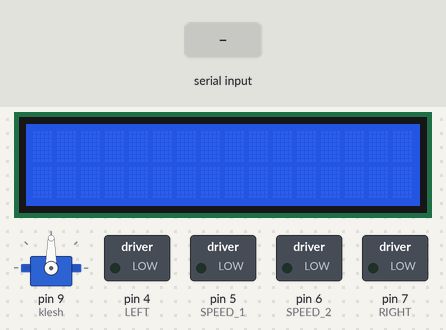
Recording of a sketch running on a simulated Arduino Uno, built with avr-gcc and run on an emulated ATmega328P. Shown: 16×2 character LCD, servo, switched loads named in the sketch (green lamp = pin HIGH). The inputs (shaded band) are chosen by the test bench. What the sketch prints to the serial monitor is not drawn.

Above: at 1.2 s.
1.3 s: "l" received over Serial
At 2.1 s:
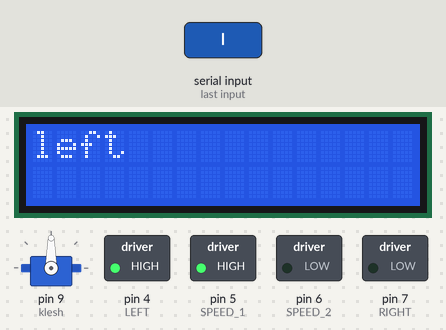
2.8 s: "r" received over Serial
At 3.3 s:
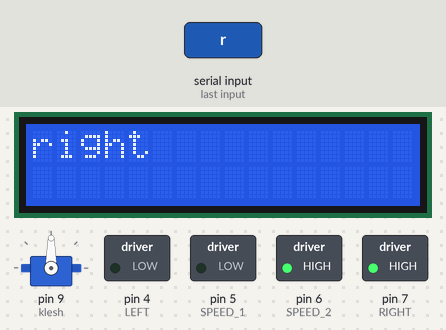
4.3 s: "f" received over Serial
At 5.4 s:
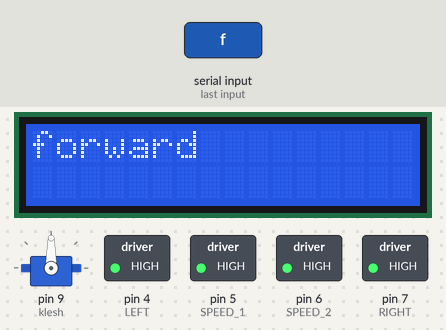
5.8 s: "b" received over Serial
At 6.6 s:
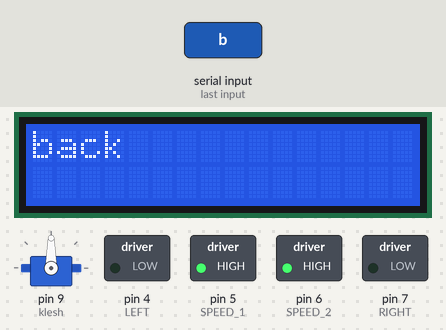
7.3 s: "o" received over Serial
At 7.7 s:
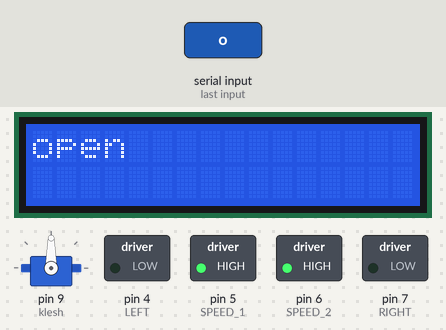
8.9 s: "c" received over Serial
At 10.1 s:
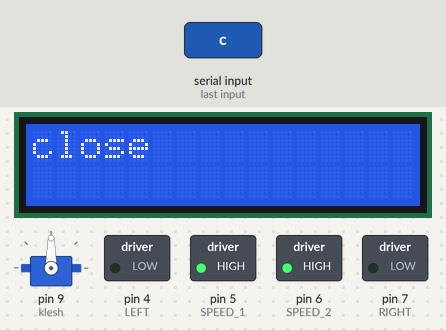
Timing chart, 0 to 11.5 s (numbered marks = the images above; inputs shaded):
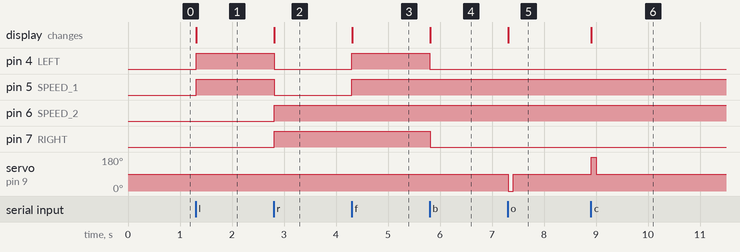

Measured:
- after the input at 1.3 s, pin 4 (LEFT), pin 5 (SPEED_1): LOW → HIGH at once; the display: changes at once (image 1)
- after the input at 2.8 s, pin 4 (LEFT), pin 5 (SPEED_1): HIGH → LOW at once; pin 6 (SPEED_2), pin 7 (RIGHT): LOW → HIGH at once; the display: changes at once (image 2)
- after the input at 4.3 s, pin 4 (LEFT), pin 5 (SPEED_1): LOW → HIGH at once; the display: changes at once (image 3)
- after the input at 5.8 s, pin 4 (LEFT), pin 7 (RIGHT): HIGH → LOW at once; the display: changes at once (image 4)
- after the input at 7.3 s, servo on pin 9 (klesh): 90° → 0° at once, → 90° 0.10 s later; the display: changes at once (image 5)
- after the input at 8.9 s, servo on pin 9 (klesh): 90° → 180° at once, → 90° 0.10 s later; the display: changes at once (image 6)

The sketch:

PM_HVAT_lcd.ino
```cpp
#include <Servo.h>
#include <LiquidCrystal.h>
char Command = 'S';


#define SPEED_1      5
#define LEFT       4
#define SPEED_2      6
#define RIGHT        7

Servo klesh;
//экран
constexpr uint8_t PIN_RS = 10;
constexpr uint8_t PIN_EN = 11;
constexpr uint8_t PIN_DB4 = 12;
constexpr uint8_t PIN_DB5 = 13;
constexpr uint8_t PIN_DB6 = A0;
constexpr uint8_t PIN_DB7 = 8;
LiquidCrystal lcd(PIN_RS, PIN_EN, PIN_DB4, PIN_DB5, PIN_DB6, PIN_DB7);
void setup() {
  //экран
  lcd.begin(16, 2);
  lcd.setCursor(0, 0);

 for (int i = 4; i < 8; i++) {
    pinMode(i, OUTPUT);
  }
Serial.begin(9600);
klesh.attach(9);
}

void loop() {
Serial.println("Hello");
 Command = Serial.read();
if(Command == 'l'){
  lcd.command(0b101010);
  lcd.clear();
  lcd.print("left");
  digitalWrite(RIGHT, LOW);
  analogWrite(SPEED_2, 0);
  Serial.println("Motor 1");
  digitalWrite(LEFT, HIGH);
  analogWrite(SPEED_1, 255);
  delay(50);
  Command = 't';
}

if (Command =='r') {
  lcd.command(0b101010);
  lcd.clear();
  lcd.print("right");
  digitalWrite(LEFT, LOW);
  analogWrite(SPEED_1, 0);
  Serial.println("Motor 2");
  digitalWrite(RIGHT, HIGH);
  analogWrite(SPEED_2, 255);
  delay(50);
  Command = 't';
}

if (Command == 'f'){
  lcd.command(0b101010);
  lcd.clear();
  lcd.print("forward");
  digitalWrite(LEFT, HIGH);
  analogWrite(SPEED_1, 255);
  Serial.println("Motor 3");
  digitalWrite(RIGHT, HIGH);
  analogWrite(SPEED_2, 255);
  delay(50);
  Command = 't';
}

if (Command == 'b'){
  lcd.command(0b101010);
  lcd.clear();
  lcd.print("back");
  digitalWrite(LEFT, LOW);
  analogWrite(SPEED_1, 255);
  Serial.println("Motor 3");
  digitalWrite(RIGHT, LOW);
  analogWrite(SPEED_2, 255);
  delay(50);
  Command = 't';
 }
 if (Command == 's'){
  lcd.command(0b101010);
  lcd.clear();
  lcd.print("stop");
  digitalWrite(LEFT, LOW);
  analogWrite(SPEED_1, 0);
  Serial.println("Motor 5");
  digitalWrite(RIGHT, LOW);
  analogWrite(SPEED_2, 0);
  delay(50);
  Command = 't';
 }
 if (Command == 'o'){
  lcd.command(0b101010);
  lcd.clear();
  lcd.print("open");
  klesh.write(0);
  delay(100);
  klesh.write(90);
  Command = 't';
 }
 if (Command == 'c'){
  lcd.command(0b101010);
  lcd.clear();
  lcd.print("close");
  klesh.write(180);
  delay(100);
  klesh.write(90);
  Command = 't';
 }
}
```
